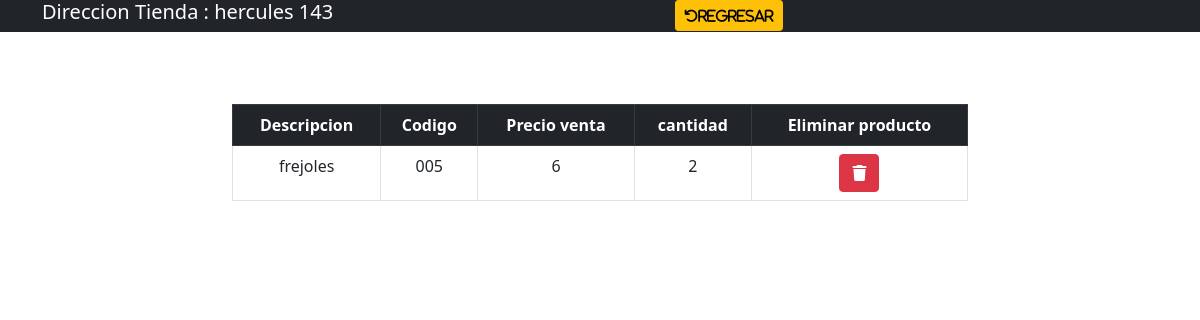
Page /gestiontienda/verProductos/3 on the committed database.
### gestiontienda/models.py (models this page shows)
class tienda(models.Model):
    direccion=models.CharField(max_length=64, blank=True, null=True)
    provincia=models.CharField(max_length=32, blank=True, null=True)
    region=models.CharField(max_length=32, blank=True, null=True)
    fechaCreacion=models.CharField(max_length=32, blank=True, null=True)
    telefonoContacto=models.CharField(max_length=32, blank=True, null=True)

class producto(models.Model):
    descripcion=models.CharField(max_length=64, blank=True, null=True)
    codigo=models.CharField(max_length=32, blank=True, null=True)
    precioVenta=models.CharField(max_length=32, blank=True, null=True)
    cantidad=models.CharField(max_length=32, blank=True, null=True)
    tiendaProducto = models.ForeignKey(tienda,on_delete=models.SET_NULL,blank=True, null=True)

### gestiontienda/views.py (the view)
# urls.py: path('verProductos/<str:idTienda>',views.verProductos,name='verProductos')
def  verProductos(request,idTienda):
    tiendaSeleccionada=tienda.objects.get(id=idTienda)
    return render(request,'detalleTienda.html',{
      'infoproductosTiendas':tiendaSeleccionada.producto_set.all().order_by('id'),
      'tiendaSeleccionada':tiendaSeleccionada
    })

### gestiontienda/templates/detalleTienda.html (shortened to what this page needs)
{% load static %}
<!DOCTYPE html>
<html>
    <head>
        <link href="https://cdn.jsdelivr.net/npm/bootstrap@5.0.2/dist/css/bootstrap.min.css" rel="stylesheet">
        <link rel="stylesheet" href="https://cdnjs.cloudflare.com/ajax/libs/font-awesome/6.3.0/css/all.min.css" />
        <link rel="stylesheet" href="{% static 'index.css' %}">
    </head>
    <body>
        <div class="bg-dark">
            <div class="container">
                <div class="row">
                    <div class="col-10 text-white">
                        <div class="row">
                            <div class="col-8">
                                <h5>Direccion Tienda : {{ tiendaSeleccionada.direccion }}</h5>
                            </div>
                            <div class="col-2">
                                <a class="btn btn-warning btn-sm" href="{% url 'gestiontienda:registroTienda' %}"><i class="fa-solid fa-undo">Regresar</i></a>
                            </div>
                        </div>
                    </div>
                </div>
            </div>
        </div>
        <br>
        <div class="mt-5 container">
            <div class="row justify-content-center">
                <div class="col-8">
                    <table class="table table-bordered" >
                        <thead class="table-dark" >
                            <th>Descripcion</th>
                            <th>Codigo</th>
                            <th>Precio venta</th>
                            <th>cantidad</th>
                            <th text-align="center">Eliminar producto</th>
                        </thead>
                        <tbody>
                            {% for infoproducto  in infoproductosTiendas %}
                            <tr>
                                <td>{{infoproducto.descripcion}}</td>
                                <td>{{infoproducto.codigo}}</td>
                                <td>{{infoproducto.precioVenta}}</td>
                                <td>{{infoproducto.cantidad}}</td>
                                <td class="text-center"><a class="btn btn-danger" href="{% url 'gestiontienda:eliminarProductoTienda' infoproducto.id %}"><i class="fa-solid fa-trash"></i></a></td>
                            </tr>
                            {%endfor%}
                        </tbody>
                    </table>
                </div>
            </div>
        </div>
    </body>
</html>

### gestiontienda/static/index.css (style rules this page uses)
thead { text-align: center; }
td { text-align: center; }
th { text-align: center; }

### rows in the picture
tienda: direccion "hercules 143"
producto: descripcion "frejoles", codigo "005", precioVenta "6", cantidad "2"
